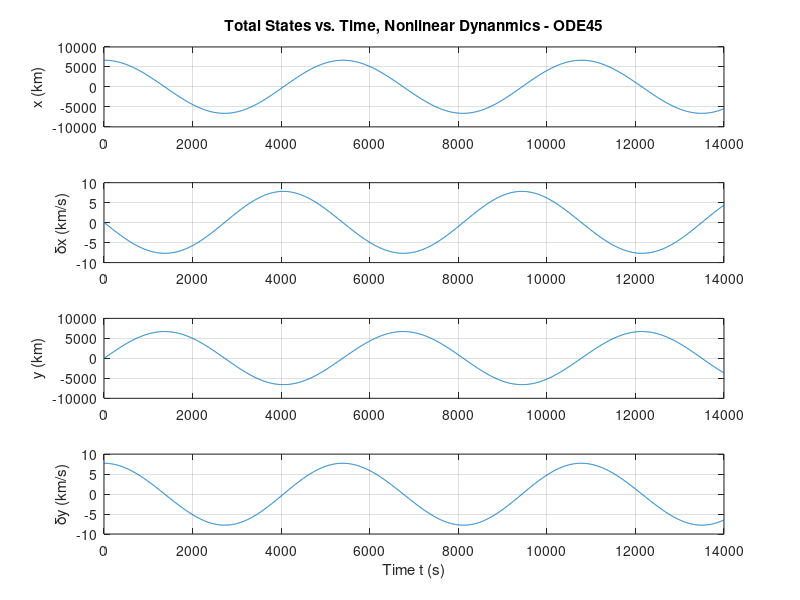
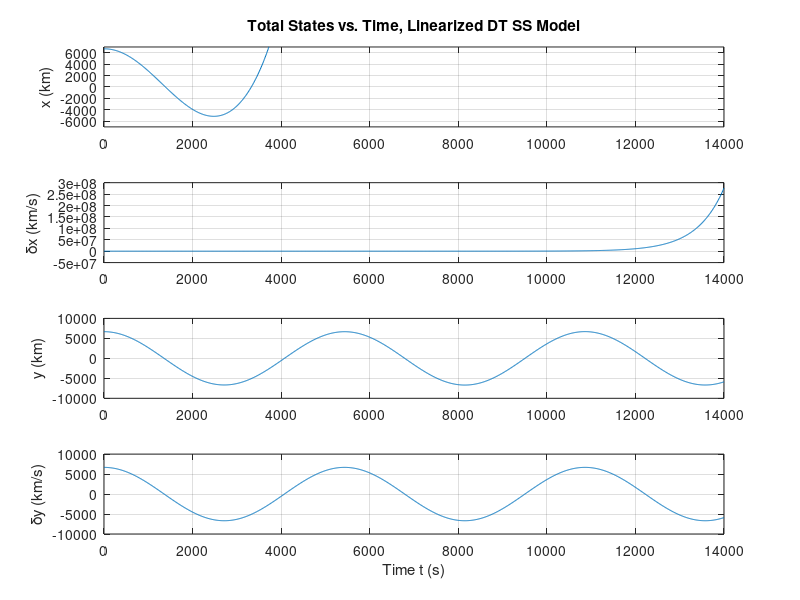
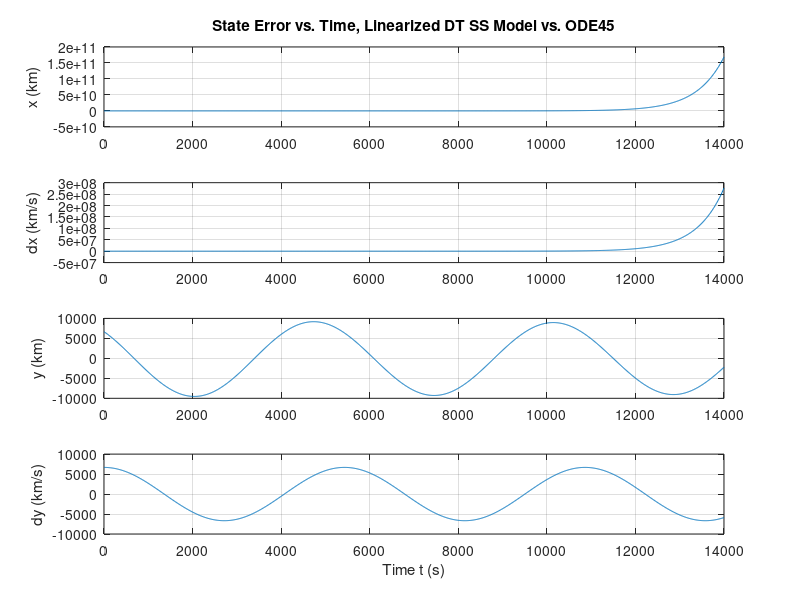

Reproduce these figures in MATLAB, in order.
close all
clear
mu = 398600; % gr62)avitational constant
omegaE = 2*pi/86400;  % angular velocity of earth
rE = 6378; % radius of earth
dt = 10;
t = 0:dt:14000;
% initial conditions
x0 = 6678;
y0 = 0;
r0 = sqrt(x0^2+y0^2);
x0dot = 0;
y0dot = r0 * sqrt(mu/r0^3);
omega = sqrt(mu/r0^3); % angular velocity of satellite
% Atilde is time varying so need to create paramaterized variable.... 
% -- pass in r and t (r0 for nominal)
Atilde = @(r,t) [0 1 0 0; 
    mu*(2*(cos(omega*t))^2-(sin(omega*t))^2)/r^3 0 3*mu*sin(omega*t)*cos(omega*t)/r^3 0;
    0 0 0 1;
    3*mu*sin(omega*t)*cos(omega*t)/r^3 0 mu*(2*(sin(omega*t)^2 -(cos(omega*t))^2))/r^3 0];
A0 = [0 1 0 0 ; 2*mu/r0^3 0 0 0 ; 0 0 0 1; 0 0 -mu/r0^3 0];
B = [0 0; 1 0; 0 0; 0 1];
F = eye(4) + Atilde(r0,0)*dt; % pass in r and t to Atilde... 
G = dt * B; 

% Define nonlinear model as anonymous function
pert = [0, 0.075, 0, -0.021]'; % perturbation 
xdot = @(x, u) [x(2);
    -mu*x(1)/sqrt((x(1)^2+x(3)^2)^3) + u(1);
    x(4);
    -mu*x(3)/sqrt((x(1)^2+x(3)^2)^3) + u(2)];
% Define initial total state
X0 = [x0, x0dot, y0, y0dot]' +  pert; 
% 
% Define wrapper function for use in ODE45
xdotwrap = @(t, x) xdot(x, [0; 0]);
% Compute total state using ODE45
options = odeset('RelTol', 1e-12); % Set ODE45 options
[tout, xnl] = ode45(xdotwrap, t, X0, options);
xnl = xnl'; % Take transpose so that dimensions match with xnom

% Plot
figure;
subplot(4, 1, 1);
plot(t, xnl(1, :));
title('Total States vs. Time, Nonlinear Dynanmics - ODE45');
ylabel('x (km)');
grid on;
subplot(4, 1, 2);
plot(t, xnl(2, :));
ylabel('\deltax (km/s)');
grid on;
subplot(4, 1, 3);
plot(t, xnl(3, :));
ylabel('y (km)');
grid on;
subplot(4, 1, 4);
plot(t, xnl(4, :));
ylabel('\deltay (km/s)');
xlabel('Time t (s)');
grid on;
% end of NL simulation

% % linearized nominal simulation
% Define nominal state and control input over time
dx = zeros(4, length(t)); % Perturbation state vector
theta = omega * t;
xnom = r0*cos(omega * t);
ynom = r0*sin(omega * t);
xdotnom = -r0 * omega * sin(omega * t);
ydotnom = r0 * omega * cos(omega * t);

u = zeros(2, length(t));
% Initialize perturbation state
dx(:, 1) = [0, 0.075, 0, -0.021]';
% Compute perturbation states over time
for i = 2:length(t)
    dx(:, i) = F*dx(:, i - 1) + G*u(:, i); % need to pass in r and t to Atilde...
end

% Compute total states over time
x = xnom + dx;

% Plot
figure;
subplot(4, 1, 1);
plot(t, x(1, :));
title('Total States vs. Time, Linearized DT SS Model');
ylabel('x (km)'); ylim([-7000, 7000])
grid on;
subplot(4, 1, 2);
plot(t, x(2, :));
ylabel('\deltax (km/s)');
grid on;
subplot(4, 1, 3);
plot(t, x(3, :));
ylabel('y (km)');
grid on;
subplot(4, 1, 4);
plot(t, x(4, :));
ylabel('\deltay (km/s)');
xlabel('Time t (s)');
grid on;

figure;
subplot(4, 1, 1);
plot(t, x(1, :) - xnl(1, 1:length(t)));
title('State Error vs. Time, Linearized DT SS Model vs. ODE45');
ylabel('x (km)');
grid on;
subplot(4, 1, 2);
plot(t, x(2, :) - xnl(2, 1:length(t)));
ylabel('dx (km/s)');
grid on;
subplot(4, 1, 3);
plot(t, x(3, :) - xnl(3, 1:length(t)));
ylabel('y (km)');
grid on;
subplot(4, 1, 4);
plot(t, x(4, :) - xnl(4, 1:length(t)));
ylabel('dy (km/s)');
xlabel('Time t (s)');
grid on
